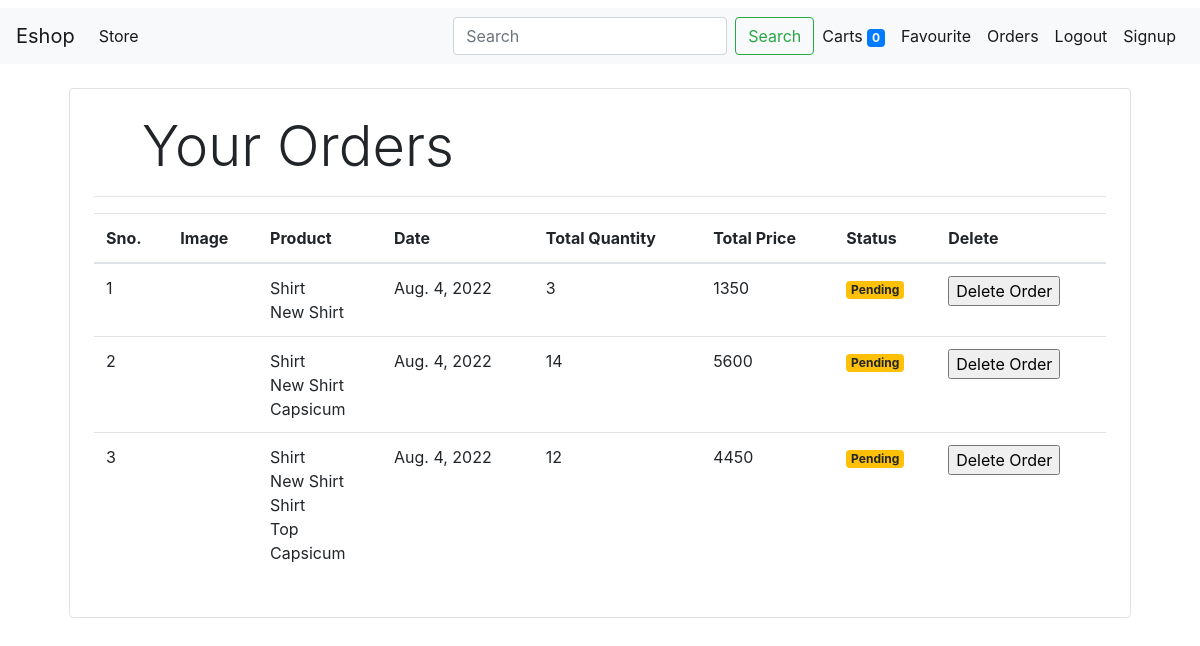
The app's page /orders (signed in) with its own data.
### store/models/order.py (models this page shows, shortened)
class Order(models.Model):
    product= models.ManyToManyField(Product, blank=True)
    customer = models.ForeignKey(Customer,
                                 on_delete=models.CASCADE)
    quantity = models.IntegerField(default=1)
    price = models.IntegerField()
    address = models.CharField(max_length=50, default='', blank=True)
    phone = models.CharField(max_length=50, default='', blank=True)
    date = models.DateField(default=datetime.datetime.today)
    status = models.BooleanField(default=False)
    @staticmethod
    def get_orders_by_customer_id(customer_id):
        return Order.objects.filter(customer=customer_id).order_by('-date')

### store/models/products.py (models this page shows, shortened)
class Product(models.Model):
    name=models.CharField(max_length=50)
    price=models.IntegerField(default=0)
    category=models.ForeignKey(Category, on_delete=models.CASCADE, default=1, null=True, blank=True)
    description=models.CharField(max_length=200, default='')
    image=models.ImageField(upload_to='upload/products/', default="default.jpg")

### store/views/orders.py (the view)
# urls.py: path('orders', Orders.as_view(), name='orders'),
class Orders(View):
    def get(self, request):
        try:
            del_order=request.GET["del_order"]
            if del_order:
                dell=Order.objects.filter(id=del_order)
                print(dell)
                dell.delete()
        except:
            pass
        customer=request.session.get('customer')
        orders=Order.get_orders_by_customer_id(customer).order_by('-date')
        return render(request, 'orders.html', {'orders':orders})

### store/templatetags/cart.py (called while the page is built)
@register.filter(name='total_cart')
def total_cart(cart):
    return sum([i for i in cart])

@register.filter(name='currency')
def currency(number):
    return 'Rs ' + str(number)

@register.filter(name='multiply')
def multiply(number, number1):
    return number*number1

### store/templates/orders.html (shortened to what this page needs)
{% extends 'base.html'%}
{% block content%}
{% load cart %}
<div class="container">
  <div class="border rounded p-4 m-4">
    <p class="display-4 pl-4 ml-4">Your Orders</p>
    <hr>
    <table class="table">
      <thead>
        <tr>
          <th>Sno.</th>
          <th>Image</th>
          <th>Product</th>
          <th>Date</th>
          <th>Total Quantity</th>
          <th>Total Price</th>
          <th>Status</th>
          <th>Delete</th>
        </tr>
      </thead>
      <tbodys>
        {% for order in orders %}
        <tr>
          <td>{{ forloop.counter}}</td>
          <td> <img style="height:80px;" class='rounded-circle' src="{{order.product.image.url}}" alt=""></td>
          <td>
            {%for i in order.product.all%}
            {{i.name}}<br>
            {% endfor%}
          </td>
          <td>{{order.date}}</td>
          <td> {{order.quantity}}</td>
          <td> {{order.price}}</td>
          {% if order.status%}
          <td><small class="badge badge-success">Completed</small></td>
          {% else%}
          <td><small class="badge badge-warning">Pending</small></td>
          <td>
            <form action="" method="GET">
              <input type="submit" value="Delete Order">
            </form>
          </td>
          {%endif%}
        </tr>
        <tr>
          {% endfor %}
    </table>
  </div>
</div>
{% endblock%}

### records on screen
Order: date "Aug. 4, 2022", quantity "3", price "1350"
Product: name "Shirt"
Product: name "New Shirt"
Order: date "Aug. 4, 2022", quantity "14", price "5600"
Product: name "Capsicum"
Order: date "Aug. 4, 2022", quantity "12", price "4450"
Product: name "Shirt"
Product: name "Top"

### other values on screen
{{ request.session.cart.values|total_cart }} "0"
